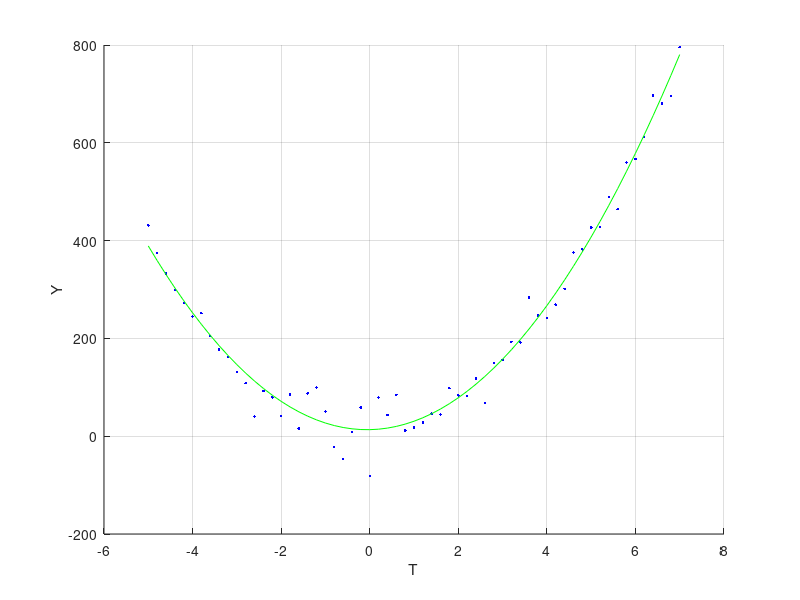

The MATLAB script that drew this image:
function lab3()
    T = [-5.00,-4.80,-4.60,-4.40,-4.20,-4.00,-3.80,-3.60,-3.40,-3.20,...
        -3.00,-2.80,-2.60,-2.40,-2.20,-2.00,-1.80,-1.60,-1.40,-1.20,...
        -1.00,-0.80,-0.60,-0.40,-0.20,0.00,0.20,0.40,0.60,0.80,1.00,...
        1.20,1.40,1.60,1.80,2.00,2.20,2.40,2.60,2.80,3.00,3.20,3.40,...
        3.60,3.80,4.00,4.20,4.40,4.60,4.80,5.00,5.20,5.40,5.60,5.80,...
        6.00,6.20,6.40,6.60,6.80,7.00];
    Y = [430.98,374.58,332.96,298.53,272.76,244.71,251.34,204.86,...
        177.44,162.26,131.38,108.29,40.65,92.43,79.25,41.88,85.55,...
        15.80,87.68,99.36,50.52,-21.94,-46.30,8.08,58.75,-81.45,...
        78.98,43.31,84.70,11.70,17.70,28.37,46.03,44.19,98.39,...
        83.43,82.72,118.17,68.39,149.32,156.20,192.85,191.87,...
        284.01,246.53,241.26,269.22,301.30,375.81,381.93,426.70,...
        428.06,488.57,464.02,559.36,566.84,611.49,696.44,680.70,...
        695.45,795.42];
    
    [a] = polyfit(T, Y, 2)

    Yt = a(3) + a(2) * T + a(1) * T.^2;
    
    delta = sqrt(sum((Y - Yt).^2));

    figure
    hold on;
    plot(T, Y, '.b');
    plot(T, Yt, 'g');
    xlabel("T");
    ylabel("Y");
    hold off;
    grid on;

    fprintf('theta(1) = %.2f\n', a(1));
    fprintf('theta(2) = %.2f\n', a(2));
    fprintf('theta(3) = %.2f\n', a(3));
    fprintf('delta = %.2f\n', delta);
end